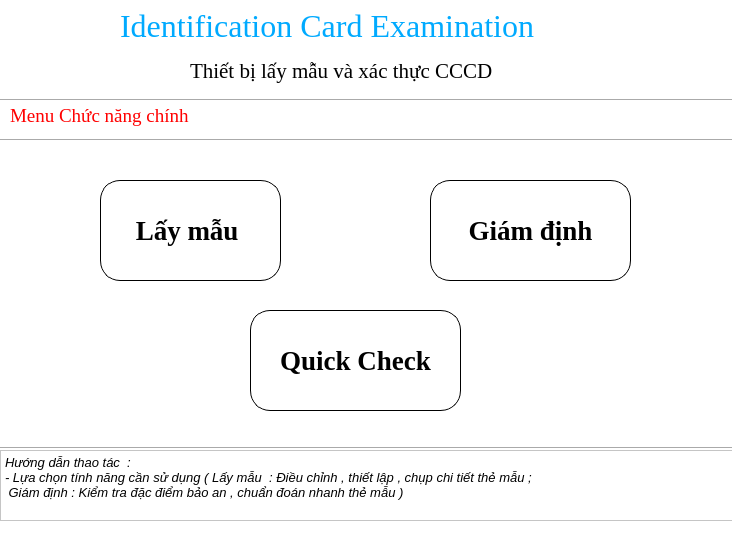
<?xml version="1.0" encoding="UTF-8"?>
<ui version="4.0">
 <class>MainWindow</class>
 <widget class="QMainWindow" name="MainWindow">
  <property name="geometry">
   <rect>
    <x>0</x>
    <y>0</y>
    <width>732</width>
    <height>552</height>
   </rect>
  </property>
  <property name="font">
   <font>
    <weight>75</weight>
    <bold>true</bold>
   </font>
  </property>
  <property name="windowTitle">
   <string>MainWindow</string>
  </property>
  <property name="styleSheet">
   <string notr="true">background-color: rgb(255, 255, 255);
gridline-color: rgb(0, 255, 255);
</string>
  </property>
  <widget class="QWidget" name="centralwidget">
   <widget class="QPushButton" name="Button">
    <property name="geometry">
     <rect>
      <x>100</x>
      <y>180</y>
      <width>181</width>
      <height>101</height>
     </rect>
    </property>
    <property name="font">
     <font>
      <family>Times New Roman</family>
      <pointsize>20</pointsize>
      <weight>75</weight>
      <bold>true</bold>
     </font>
    </property>
    <property name="autoFillBackground">
     <bool>false</bool>
    </property>
    <property name="styleSheet">
     <string notr="true">QPushButton#Button{
    border: 1px solid black;
	background-color: rgb(255, 255, 255);
    border-radius: 20px;
}
</string>
    </property>
    <property name="text">
     <string>Lấy mẫu </string>
    </property>
   </widget>
   <widget class="Line" name="line">
    <property name="geometry">
     <rect>
      <x>0</x>
      <y>440</y>
      <width>851</width>
      <height>16</height>
     </rect>
    </property>
    <property name="orientation">
     <enum>Qt::Horizontal</enum>
    </property>
   </widget>
   <widget class="QTextBrowser" name="textBrowser">
    <property name="geometry">
     <rect>
      <x>0</x>
      <y>450</y>
      <width>821</width>
      <height>71</height>
     </rect>
    </property>
    <property name="html">
     <string>&lt;!DOCTYPE HTML PUBLIC &quot;-//W3C//DTD HTML 4.0//EN&quot; &quot;http://www.w3.org/TR/REC-html40/strict.dtd&quot;&gt;
&lt;html&gt;&lt;head&gt;&lt;meta name=&quot;qrichtext&quot; content=&quot;1&quot; /&gt;&lt;style type=&quot;text/css&quot;&gt;
p, li { white-space: pre-wrap; }
&lt;/style&gt;&lt;/head&gt;&lt;body style=&quot; font-family:'MS Shell Dlg 2'; font-size:7.8pt; font-weight:400; font-style:normal;&quot;&gt;
&lt;p style=&quot; margin-top:0px; margin-bottom:0px; margin-left:0px; margin-right:0px; -qt-block-indent:0; text-indent:0px;&quot;&gt;&lt;span style=&quot; font-size:10pt; font-style:italic;&quot;&gt;Hướng dẫn thao tác  :&lt;/span&gt;&lt;/p&gt;
&lt;p style=&quot; margin-top:0px; margin-bottom:0px; margin-left:0px; margin-right:0px; -qt-block-indent:0; text-indent:0px;&quot;&gt;&lt;span style=&quot; font-size:10pt; font-style:italic;&quot;&gt;- Lựa chọn tính năng cần sử dụng ( Lấy mẫu  : Điều chỉnh , thiết lập , chụp chi tiết thẻ mẫu ;&lt;/span&gt;&lt;/p&gt;
&lt;p style=&quot; margin-top:0px; margin-bottom:0px; margin-left:0px; margin-right:0px; -qt-block-indent:0; text-indent:0px;&quot;&gt;&lt;span style=&quot; font-size:10pt; font-style:italic;&quot;&gt; Giám định : Kiểm tra đặc điểm bảo an , chuẩn đoán nhanh thẻ mẫu ) &lt;/span&gt;&lt;/p&gt;&lt;/body&gt;&lt;/html&gt;</string>
    </property>
   </widget>
   <widget class="QPushButton" name="Button_2">
    <property name="geometry">
     <rect>
      <x>430</x>
      <y>180</y>
      <width>201</width>
      <height>101</height>
     </rect>
    </property>
    <property name="font">
     <font>
      <family>Times New Roman</family>
      <pointsize>20</pointsize>
      <weight>75</weight>
      <bold>true</bold>
     </font>
    </property>
    <property name="styleSheet">
     <string notr="true">QPushButton#Button_2
{   border: 1px solid black;
	background-color: rgb(255, 255, 255);
    border-radius: 20px;
}
</string>
    </property>
    <property name="text">
     <string>Giám định</string>
    </property>
   </widget>
   <widget class="QPushButton" name="Button_3">
    <property name="geometry">
     <rect>
      <x>250</x>
      <y>310</y>
      <width>211</width>
      <height>101</height>
     </rect>
    </property>
    <property name="font">
     <font>
      <family>Times New Roman</family>
      <pointsize>20</pointsize>
      <weight>75</weight>
      <bold>true</bold>
     </font>
    </property>
    <property name="styleSheet">
     <string notr="true">QPushButton#Button_3{
    border: 1px solid black; 
	background-color: rgb(255, 255, 255);
    border-radius: 20px;
}
</string>
    </property>
    <property name="text">
     <string>Quick Check</string>
    </property>
   </widget>
   <widget class="Line" name="line_2">
    <property name="geometry">
     <rect>
      <x>0</x>
      <y>120</y>
      <width>821</width>
      <height>41</height>
     </rect>
    </property>
    <property name="styleSheet">
     <string notr="true">selection-color: rgb(85, 170, 255);</string>
    </property>
    <property name="orientation">
     <enum>Qt::Horizontal</enum>
    </property>
   </widget>
   <widget class="Line" name="line_3">
    <property name="geometry">
     <rect>
      <x>0</x>
      <y>85</y>
      <width>831</width>
      <height>31</height>
     </rect>
    </property>
    <property name="styleSheet">
     <string notr="true">color: rgb(0, 85, 255);</string>
    </property>
    <property name="orientation">
     <enum>Qt::Horizontal</enum>
    </property>
   </widget>
   <widget class="QLabel" name="label">
    <property name="geometry">
     <rect>
      <x>120</x>
      <y>0</y>
      <width>521</width>
      <height>51</height>
     </rect>
    </property>
    <property name="font">
     <font>
      <family>Times New Roman</family>
      <pointsize>24</pointsize>
     </font>
    </property>
    <property name="styleSheet">
     <string notr="true">color: rgb(0, 170, 255);
</string>
    </property>
    <property name="text">
     <string>Identification Card Examination </string>
    </property>
   </widget>
   <widget class="QLabel" name="label_2">
    <property name="geometry">
     <rect>
      <x>190</x>
      <y>50</y>
      <width>401</width>
      <height>41</height>
     </rect>
    </property>
    <property name="font">
     <font>
      <family>Times New Roman</family>
      <pointsize>16</pointsize>
     </font>
    </property>
    <property name="text">
     <string>Thiết bị lấy mẫu và xác thực CCCD</string>
    </property>
   </widget>
   <widget class="QLabel" name="label_3">
    <property name="geometry">
     <rect>
      <x>10</x>
      <y>0</y>
      <width>111</width>
      <height>91</height>
     </rect>
    </property>
    <property name="text">
     <string/>
    </property>
    <property name="pixmap">
     <pixmap>../../Downloads/th.jpg</pixmap>
    </property>
    <property name="scaledContents">
     <bool>true</bool>
    </property>
   </widget>
   <widget class="QLabel" name="label_4">
    <property name="geometry">
     <rect>
      <x>10</x>
      <y>100</y>
      <width>471</width>
      <height>31</height>
     </rect>
    </property>
    <property name="font">
     <font>
      <family>Times New Roman</family>
      <pointsize>14</pointsize>
     </font>
    </property>
    <property name="styleSheet">
     <string notr="true">color: rgb(255, 0, 0);</string>
    </property>
    <property name="text">
     <string>Menu Chức năng chính </string>
    </property>
   </widget>
  </widget>
  <widget class="QStatusBar" name="statusbar"/>
  <action name="actionlogo">
   <property name="icon">
    <iconset>
     <normaloff>../../Downloads/th.jpg</normaloff>../../Downloads/th.jpg</iconset>
   </property>
   <property name="text">
    <string>logo</string>
   </property>
  </action>
 </widget>
 <resources/>
 <connections/>
</ui>
